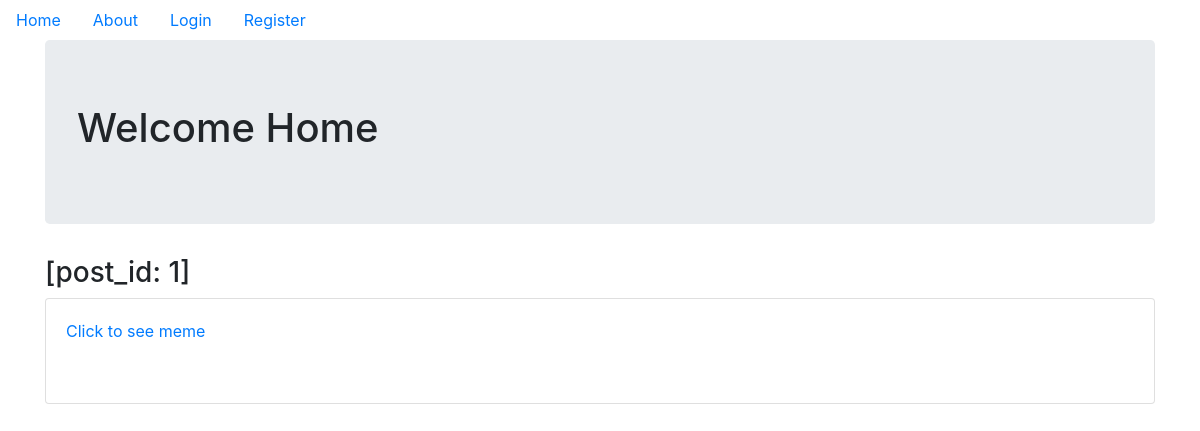
The app's page /, older data.
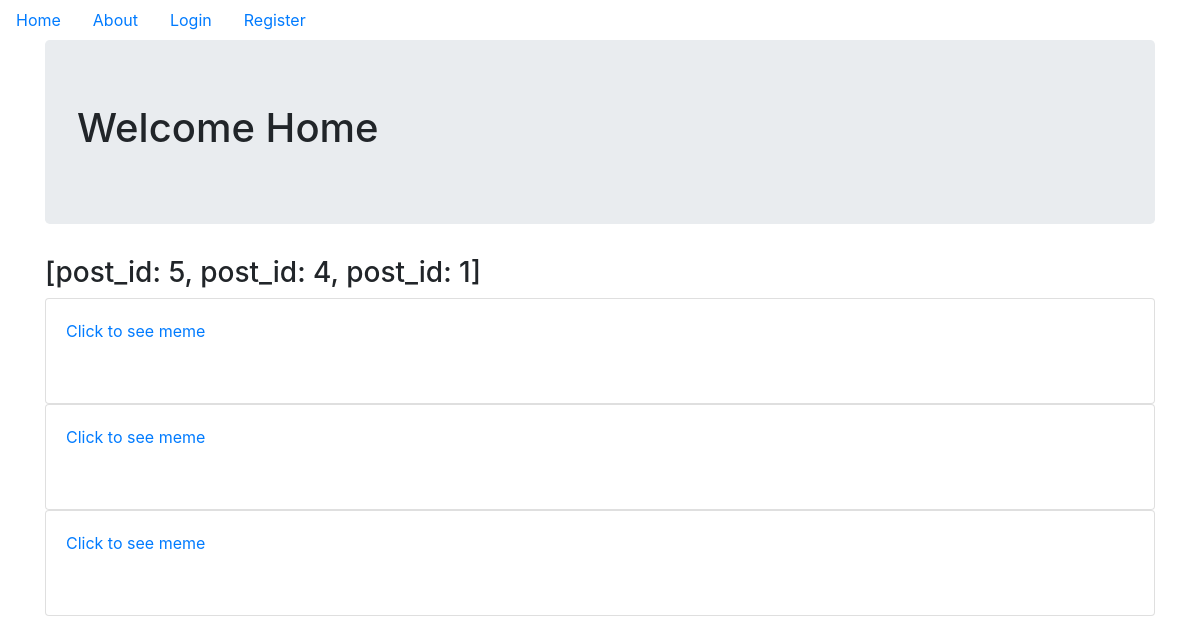
The same page, newer data.
### mainproject/models.py (models this page shows, shortened)
class Meme(db.Model):
    users = db.relationship(User)
    id = db.Column(db.Integer,primary_key= True)
    user_id = db.Column(db.Integer, db.ForeignKey('users.id'),nullable = False)
    date = db.Column(db.DateTime,nullable=False, default = datetime.utcnow)
    meme_caption = db.Column(db.Text,nullable = False)
    meme_image = db.Column(db.String(128),nullable=False)
    def __repr__(self):
        return f"post_id: {self.id}"

### mainproject/core/views.py (the view)
@core.route('/')
def index():
    memes = Meme.query.order_by(Meme.date.desc()).all()
    return render_template("index.html",memes = memes)

### mainproject/templates/index.html (shortened to what this page needs)
{% extends "base.html" %} {% block content %}
<div class="jumbotron">
    <h1>Welcome Home</h1>
</div>
<h3>{{memes}}</h3>
{% for meme in memes %}
<div class="card">
    <div class="card-body">
        <p>
            <a href="{{url_for('meme_post.meme',meme_post_id= meme.id)}}">Click to see meme</a>
        </p>
    </div>
</div>
{% endfor %} {% endblock %}

### mainproject/templates/base.html (shortened to what this page needs)
<!doctype html>
<html lang="en">
<head>
    <link rel="stylesheet" href="https://stackpath.bootstrapcdn.com/bootstrap/4.5.2/css/bootstrap.min.css">
</head>
<body>
    <ul class='nav'>
        <li class='nav-link'>
            <a href="{{ url_for('core.index') }}">Home</a>
        </li>
        <li class='nav-link'>
            <a href="{{ url_for('core.about') }}">About</a>
        </li>
        {% if current_user.is_authenticated %}
        <li class='nav-link'>
            <a href="{{ url_for('users.logout') }}">Log out</a>
        </li>
        <li class='nav-link'>
            <a href="{{ url_for('users.account') }}">Account</a>
        </li>
        <li class='nav-link'>
            <a href="{{url_for('meme_post.create_meme')}}">Create Post</a>
        </li>
        <li class='nav-link'>
            <a href="{{url_for('users.profile',username= current_user.username)}}">Profile</a>
        </li>
        {% else %}
        <li class='nav-link'>
            <a href="{{ url_for('users.login') }}">Login</a>
        </li>
        <li class='nav-link'>
            <a href="{{ url_for('users.register') }}">Register</a>
        </li>
        {% endif %}
    </ul>
    <div class="container">
        {% block content %} {% endblock %}
    </div>
</body>
</html>

Row changes from the older to the newer data that the page shows:
added Meme: id "[post_id: 5, post_id: 4, post_id: 1]"
Text that changed along with them:
{{ memes }}: "[post_id: 1]" → "[post_id: 5, post_id: 4, post_id: 1]"
